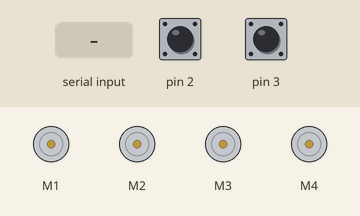
A sketch run on a simulated Arduino Mega 2560, built with avr-gcc and run on an emulated ATmega2560. Shown: 4 × DC motor (green arrow = forward, orange = backward, longer = faster). Inputs (shaded band) come from the test bench; at power-on: pin 2 HIGH, pin 3 HIGH. What the sketch prints to the serial monitor is not drawn.

Above: at 1.2 s.
1.3 s: "1" received over Serial
At 2.5 s:
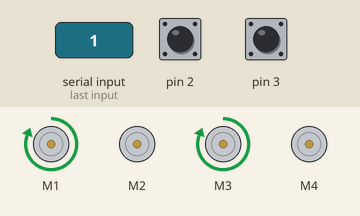
2.8 s: pin 2 pulled LOW for 0.15 s
At 3.5 s:
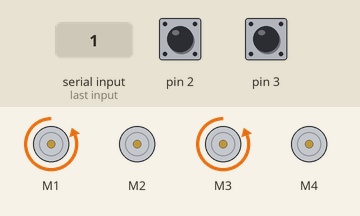
4.4 s: "4" received over Serial
At 4.9 s:
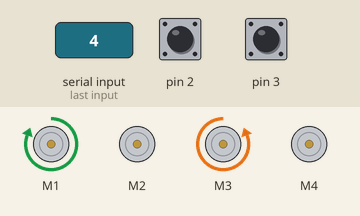
5.9 s: "3" received over Serial
At 7.1 s:
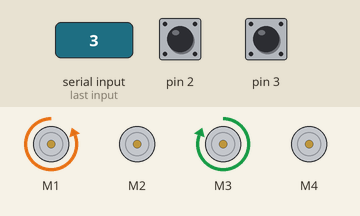
7.4 s: "6" received over Serial
At 8.3 s:
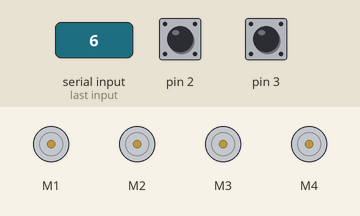
8.9 s: "2" received over Serial
At 9.5 s:
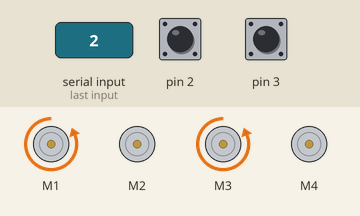
Timing chart, 0 to 11.4 s (numbered marks = the images above; inputs shaded):
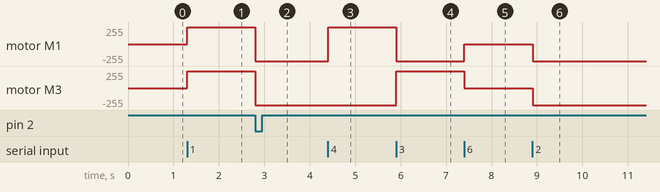

The sketch:

bluetooth_car_v1.ino
```cpp
#include <AFMotor.h>
AF_DCMotor motor1(1, MOTOR12_64KHZ); // tạo động cơ #1, 64KHz pwm
AF_DCMotor motor2(2, MOTOR12_64KHZ); // tạo động cơ #2, 64KHz pwm
AF_DCMotor motor3(3, MOTOR12_64KHZ); // tạo động cơ #3, 64KHz pwm
AF_DCMotor motor4(4, MOTOR12_64KHZ); // tạo động cơ #4, 64KHz pwm

const int GND1 = 22;     //
const int GND2 = 23;     //
/*const int nhanSauT = 26;     //
const int nhanTruocT = 27;     //
const int nhanSauP = 28;     //
const int nhanTruocP = 29;     //
const int denpha = 53;     // */
const int echo = 24;     //
const int trig = 25;     //

char state;

void setup() {

// Ngat 0
   pinMode(2, INPUT_PULLUP); // sử dụng điện trở kéo lên cho chân số 2, ngắt 0
   attachInterrupt(0, lui, LOW); // gọi hàm quayphai liên tục khi còn nhấn nút

// Ngat 1
   pinMode(3, INPUT_PULLUP); // sử dụng điện trở kéo lên cho chân số 3, ngắt 1
   attachInterrupt(1, lui, LOW); // gọi hàm quayphai liên tục khi còn nhấn nút

    motor1.setSpeed(255);     // chọn tốc độ
    motor2.setSpeed(255);     // chọn tốc độ
    motor3.setSpeed(255);     // chọn tốc độ
    motor4.setSpeed(255);     // chọn tốc độ
 Serial.begin(9600); // Kết nối bluetooth module ở tốc độ 9600
pinMode(GND1,OUTPUT);
pinMode(GND2,OUTPUT);
/*pinMode(nhanSauT,OUTPUT);
pinMode(nhanTruocT,OUTPUT);
pinMode(nhanSauP,OUTPUT);
pinMode(nhanTruocP,OUTPUT);
pinMode(denpha,OUTPUT);  */
pinMode(trig,OUTPUT);
pinMode(echo,INPUT);
}

void lui()
{
    motor1.run(BACKWARD);     // động cơ 1 lùi
    motor3.run(BACKWARD);      // động cơ 3 lùi
    //digitalWrite(nhanSauP, HIGH);
   // digitalWrite(nhanSauT, HIGH);    // Bật 2 led Sau
}


void loop() {
digitalWrite(GND1,LOW);
digitalWrite(GND2,LOW);   //Cai dat chan 22, 23 la GND

 if(Serial.available() > 0)
 {
   // Đọc giá trị nhận được từ bluetooth
   state = Serial.read();
 } else
   state = 0;

 Serial.println(state);


switch (state) {
  case '6':
//Dung
    motor1.run(RELEASE);      //   dừng động cơ
    motor2.run(RELEASE);      //   dừng động cơ
    motor3.run(RELEASE);      //   dừng động cơ
    motor4.run(RELEASE);      //   dừng động cơ
    /*digitalWrite(nhanTruocT, LOW);
    digitalWrite(nhanTruocP, LOW);
    digitalWrite(nhanSauT, LOW);
    digitalWrite(nhanSauP, LOW);*/
    break;

  case '1':
//xe Tien
    motor1.run(FORWARD);      // động cơ 1 tiến
    motor3.run(FORWARD);      // động cơ 3 tiến
    /*digitalWrite(nhanTruocT, HIGH);
    digitalWrite(nhanTruocP, HIGH);   // Bật 2 led trước*/
    break;

  case '4':
//xe Re trai
    motor3.run(BACKWARD);     // động cơ 3 lùi
    motor1.run(FORWARD);      // động cơ 1 tiến
    /*digitalWrite(nhanSauP, HIGH);
    digitalWrite(nhanTruocP, HIGH);   // Bật 2 led Phải*/
    break;

  case '3':
//xe Re phai
    motor1.run(BACKWARD);     // động cơ 1 lùi
    motor3.run(FORWARD);      // động cơ 3 tiến
    /*digitalWrite(nhanTruocT, HIGH);
    digitalWrite(nhanSauT, HIGH);   // Bật 2 led trái*/
    break;

  case '2':
//xe Lui
    motor1.run(BACKWARD);     // động cơ 1 lùi
    motor3.run(BACKWARD);      // động cơ 3 lùi
    /*digitalWrite(nhanSauP, HIGH);
    digitalWrite(nhanSauT, HIGH);   // Bật 2 led Sau*/
    break;

 /* case '6':
//den len
    motor4.run(FORWARD);      // động cơ 4 tiến
    break;

  case '8':
//den xuong
    motor4.run(BACKWARD);     // động cơ 4 lùi
    break;

  case '7':
//den quay trai
    motor2.run(BACKWARD);      // động cơ 2 tiến
    break;

  case '9':
//den quay phai
    motor2.run(FORWARD);      // động cơ 2 tiến
    break;
    */
 /* case '5':
//Bật đèn pha
  digitalWrite(denpha, HIGH);
    break;

  case 'A':
//Tắt đèn pha
  digitalWrite(denpha, LOW);
    break;

  case 'B':
//Bật đèn led
    digitalWrite(nhanTruocT, HIGH);
    digitalWrite(nhanTruocP, HIGH);
    digitalWrite(nhanSauT, HIGH);
    digitalWrite(nhanSauP, HIGH);
    break;

  case 'C':
//Tăt đèn led
    digitalWrite(nhanTruocT, LOW);
    digitalWrite(nhanTruocP, LOW);
    digitalWrite(nhanSauT, LOW);
    digitalWrite(nhanSauP, LOW);
    break; */
}

}
```

Measured:
- after the input at 1.3 s, motor M1, motor M3: stopped → forward 255/255 at once
- after the input at 2.8 s, motor M1, motor M3: forward 255/255 → backward 255/255 at once
- after the input at 4.4 s, motor M1: backward 255/255 → forward 255/255 at once
- after the input at 5.9 s, motor M1: forward 255/255 → backward 255/255 at once; motor M3: backward 255/255 → forward 255/255 at once
- after the input at 7.4 s, motor M1: backward 255/255 → stopped at once; motor M3: forward 255/255 → stopped at once
- after the input at 8.9 s, motor M1, motor M3: stopped → backward 255/255 at once
